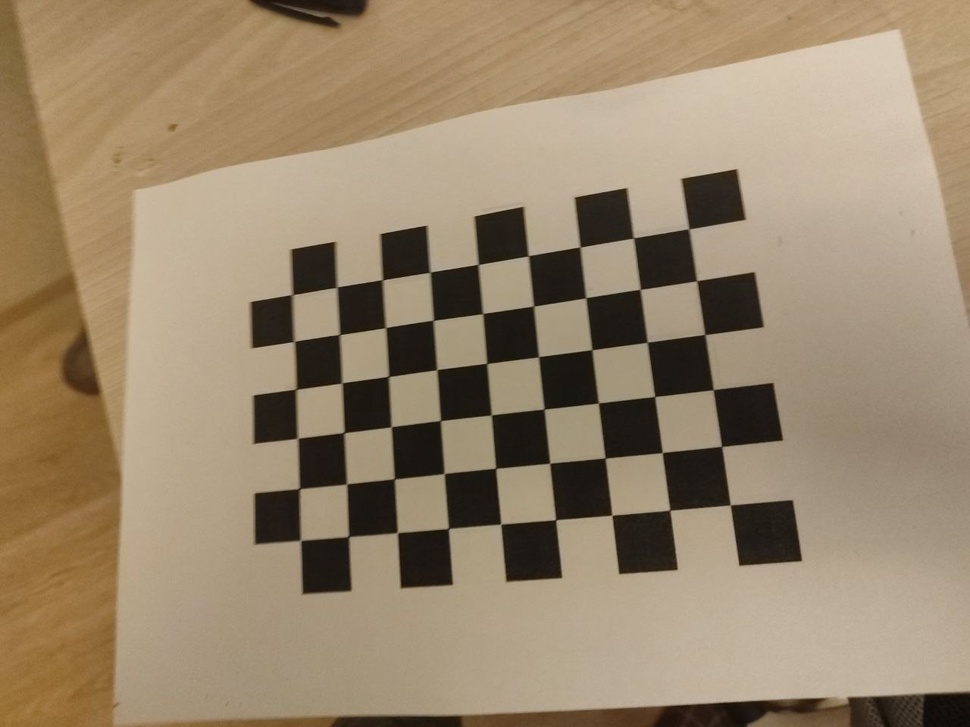
#> input picture sandbox/chess_photo/photo_10_2025-12-10_20-26-01.jpg, 970 x 727 px, shrunk from 1280 x 960 before the run
$ python -i camera_calibration_strategy.py   (imports and definitions only)
#> lines starting #> are read from the running program, lines starting #| are printed output that depends on the picture
#> further down, picture is the input picture: shape (727, 970, 3); mean B, G, R 107.9, 133.6, 152.2
from logging import getLogger

import numpy as np
import cv2
import os

from analysis.analysis_config import Config


class CameraCalibrationStrategy:
    """Стратегия калибровки камеры с использованием шахматной доски"""

    def __init__(self):
        self._logger = getLogger(type(self).__name__)
        self._NUM_IMAGES = 20

        self._chessboard_size = (9, 6)
        self._square_size = 0.02

        self._obj_points = np.zeros((self._chessboard_size[0] * self._chessboard_size[1], 3), np.float32)
        self._obj_points[:, :2] = np.mgrid[0:self._chessboard_size[0], 0:self._chessboard_size[1]].T.reshape(-1, 2)
        self._obj_points *= self._square_size

        self._criteria = (cv2.TERM_CRITERIA_EPS + cv2.TERM_CRITERIA_MAX_ITER, 30, 0.001)

        self._all_obj_points = []
        self._all_img_points = []
        self._image_size = None
        self._captured_count = 0

        self._camera_matrix = None
        self._dist_coeffs = None
        self.is_calibrated = False

        self._filename = 'camera_calibration.npz'

        self.prev_frame = None
        self.change_threshold = 0.15

        self.enable_change_detection = True

    def __call__(self, frame: np.ndarray) -> np.ndarray:
        """
        Обрабатывает кадр с учетом изменений относительно предыдущего кадра.
        """
        if self.is_calibrated:
            return frame

        self._image_size = (frame.shape[1], frame.shape[0])
#> self._image_size = (970, 727)

        if not self._should_process_frame(frame):
            return frame

        self._process_frame(frame)

        self.prev_frame = frame
        return frame

    def _should_process_frame(self, frame: np.ndarray) -> bool:
        """
        Определяет, нужно ли обрабатывать текущий кадр.
        """
        if self.prev_frame is None:
            return True

        if not self.enable_change_detection:
            return True

        change_percentage = self._calculate_frame_change(self.prev_frame, frame)

        return change_percentage > self.change_threshold

    # [22 lines left out: function _calculate_frame_change, not called in this run]

    def _process_frame(self, frame: np.ndarray):
        """
        Основная обработка кадра: поиск шахматной доски и сохранение данных.
        """
        gray = cv2.cvtColor(frame, cv2.COLOR_BGR2GRAY)
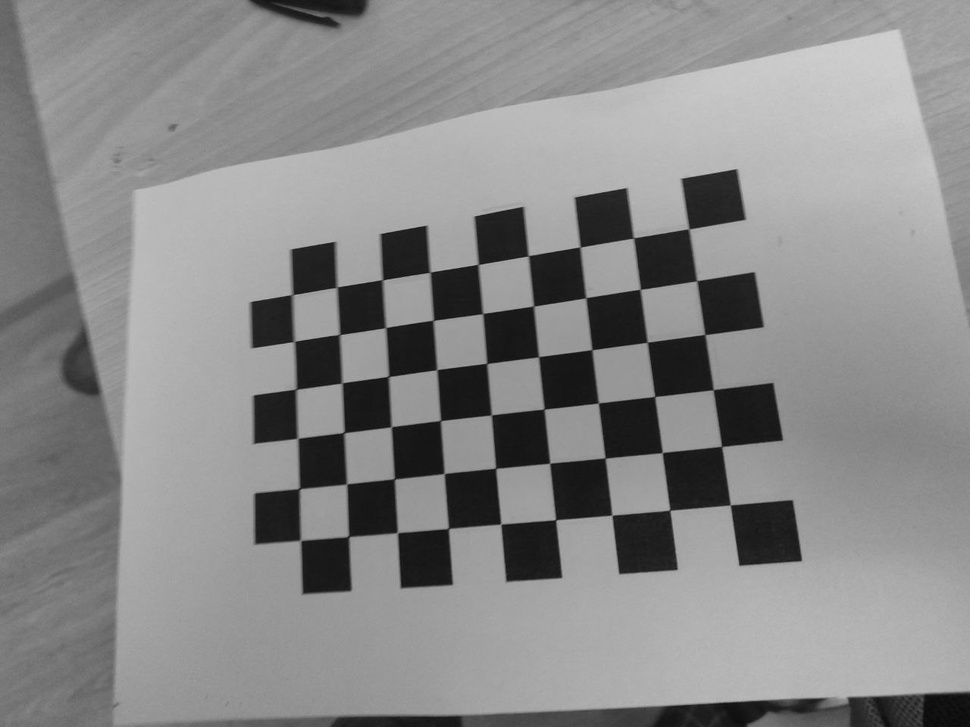
#> gray: shape (727, 970); min 9, max 211, mean 136.3

        found, corners = cv2.findChessboardCorners(
            gray,
            self._chessboard_size,
            cv2.CALIB_CB_ADAPTIVE_THRESH +
            cv2.CALIB_CB_NORMALIZE_IMAGE +
            cv2.CALIB_CB_FAST_CHECK
        )
#> found = True; corners = 54 rows, first 8: [730.1, 505], [669.5, 509.8], [611.9, 515.1], [555.5, 520.1], [501.8, 523], [447.9, 528.2], [397.5, 532.5], [347.4, 535.3]

        if found:
            corners_refined = cv2.cornerSubPix(
                gray,
                corners,
                (11, 11),
                (-1, -1),
                self._criteria
            )
#> corners_refined = 54 rows, first 8: [730.3, 504.9], [669.8, 510.2], [611.8, 515.2], [555.6, 519.7], [500.8, 524.1], [448.4, 528.5], [397.4, 532.6], [348.6, 536.6]

            self._all_obj_points.append(self._obj_points)
            self._all_img_points.append(corners_refined)
            self._captured_count += 1


            if self._captured_count >= self._NUM_IMAGES and not self.is_calibrated:
                self._calibrate()

    # [49 lines left out: functions _calibrate, _save_calibration, reset, not called in this run]

>>> import cv2
>>> picture = cv2.imread('../../sandbox/chess_photo/photo_10_2025-12-10_20-26-01.jpg')
>>> result = CameraCalibrationStrategy()(picture)

$ run again, on sandbox/chess_photo/photo_11_2025-12-10_20-26-01.jpg
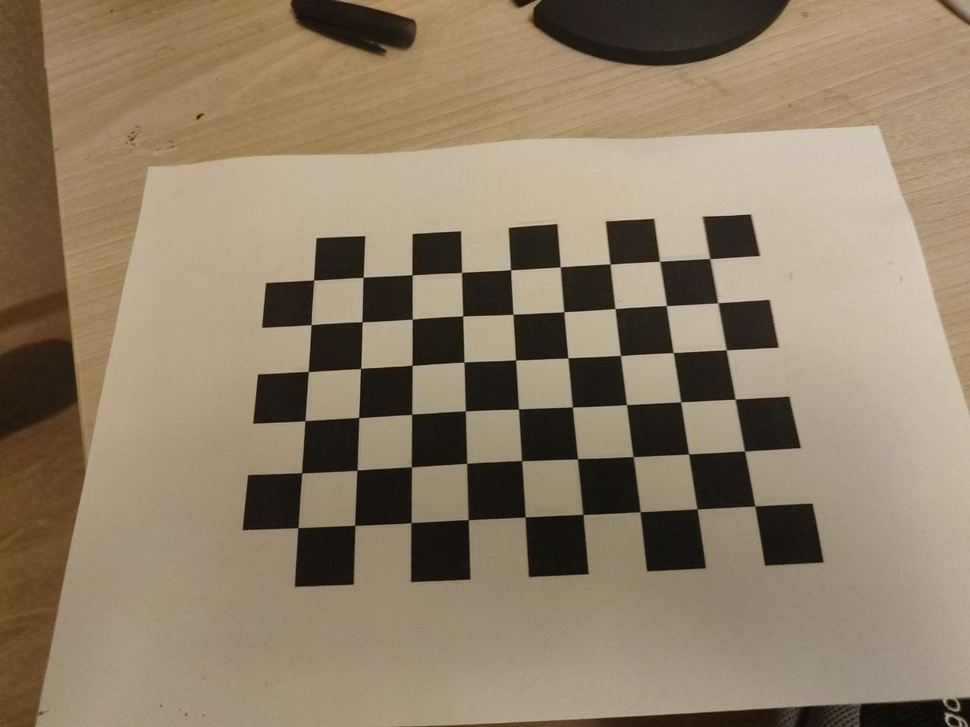
#> input picture sandbox/chess_photo/photo_11_2025-12-10_20-26-01.jpg, 970 x 727 px, shrunk from 1280 x 960 before the run
#> picture is the input picture: shape (727, 970, 3); mean B, G, R 103.3, 126.4, 143.1
#> in _process_frame, `gray = cv2.cvtColor(frame, cv2.COLOR_BGR2GRAY)`:
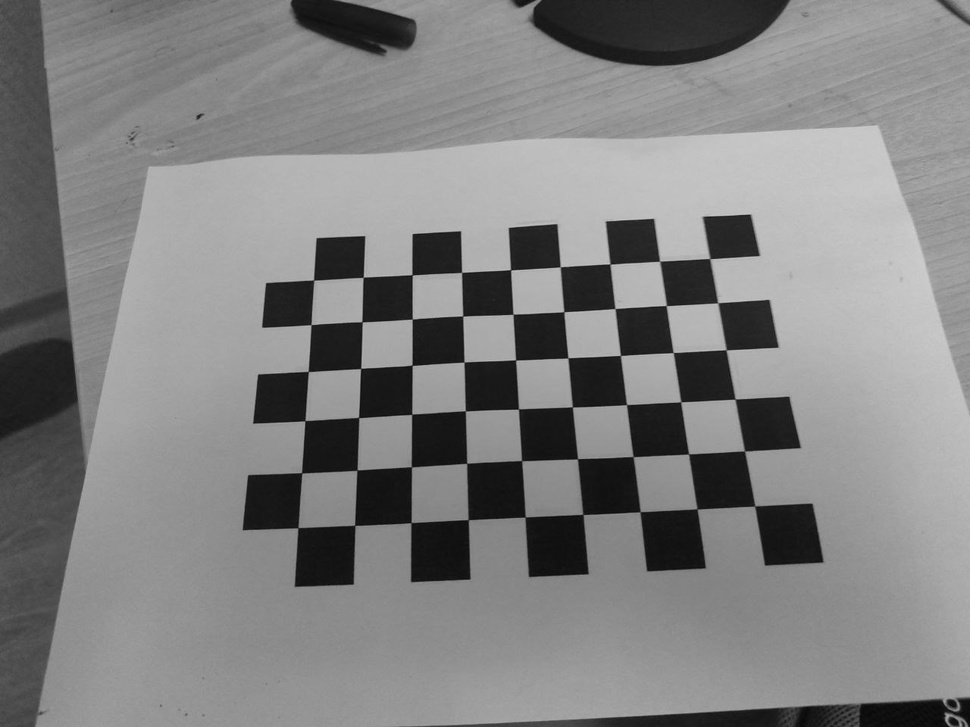
#> gray: shape (727, 970); min 7, max 208, mean 128.7
#> found = True; corners = 54 rows, first 8: [755.3, 505.6], [696.7, 508.5], [639.9, 511.6], [583, 514.4], [525.4, 516.8], [468, 519.8], [411, 522.5], [354.6, 525.3]
#> corners_refined = 54 rows, first 8: [754.7, 506], [697.1, 508.9], [640.1, 511.7], [582.9, 514.4], [525.1, 517], [468.2, 519.7], [411, 522.6], [354.7, 525.4]

$ run again, on sandbox/chess_photo/photo_12_2025-12-10_20-26-01.jpg
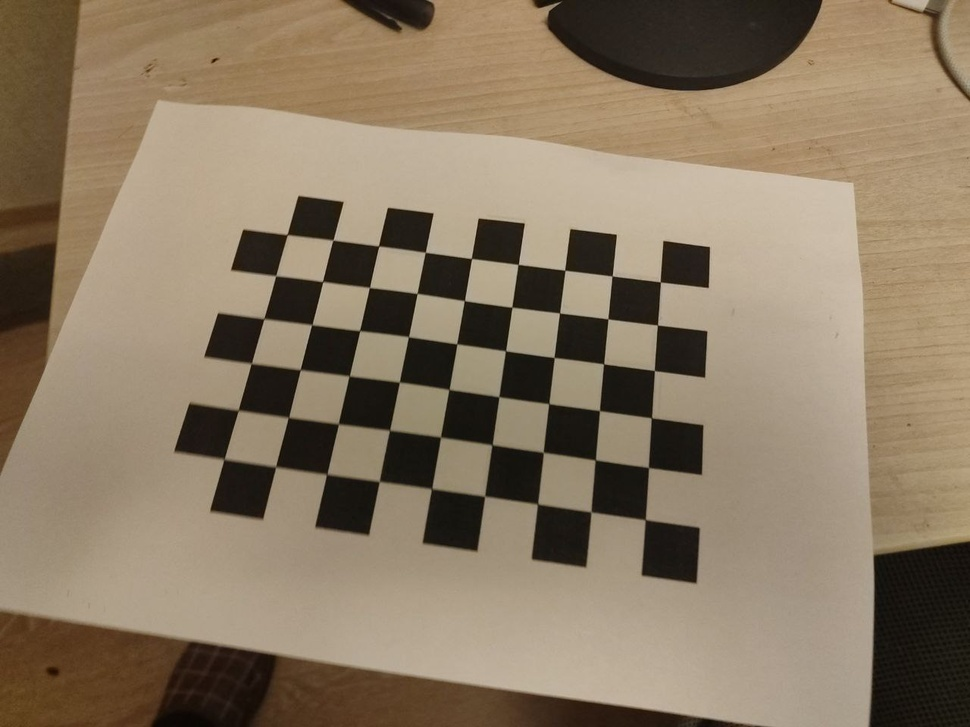
#> input picture sandbox/chess_photo/photo_12_2025-12-10_20-26-01.jpg, 970 x 727 px, shrunk from 1280 x 960 before the run
#> picture is the input picture: shape (727, 970, 3); mean B, G, R 99.1, 121.2, 137.9
#> in _process_frame, `gray = cv2.cvtColor(frame, cv2.COLOR_BGR2GRAY)`:
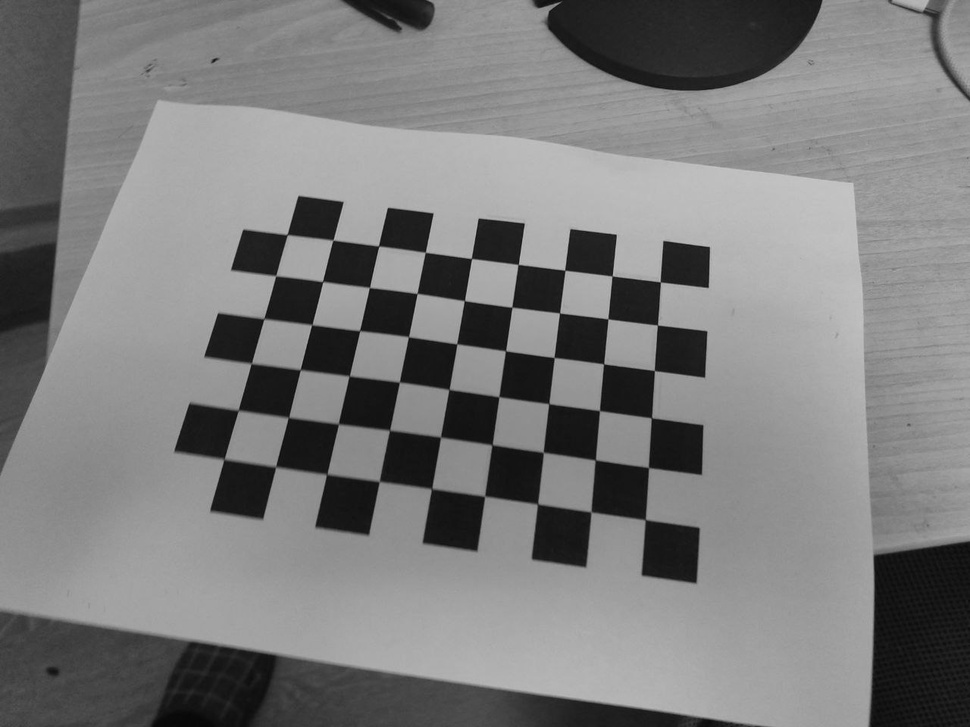
#> gray: shape (727, 970); min 7, max 200, mean 123.7
#> found = True; corners = 54 rows, first 8: [645.6, 519.5], [590.2, 510.8], [537.6, 504.2], [484.7, 496.2], [431.4, 488.6], [378.6, 482.6], [326.5, 474], [275.8, 467.1]
#> corners_refined = 54 rows, first 8: [645.3, 519.6], [591, 511.9], [537.5, 503.9], [484.6, 496.1], [431.6, 488.6], [379.3, 481.4], [326.7, 474.2], [275.6, 466.8]

$ run again, on sandbox/chess_photo/photo_13_2025-12-10_20-26-01.jpg
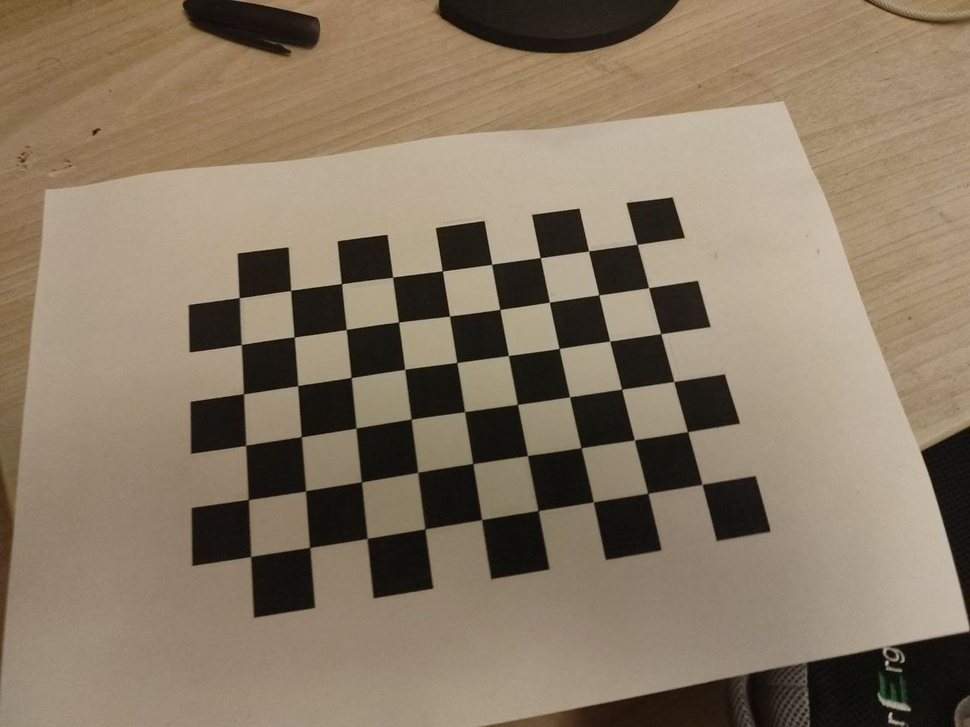
#> input picture sandbox/chess_photo/photo_13_2025-12-10_20-26-01.jpg, 970 x 727 px, shrunk from 1280 x 960 before the run
#> picture is the input picture: shape (727, 970, 3); mean B, G, R 100.6, 120.6, 136.1
#> in _process_frame, `gray = cv2.cvtColor(frame, cv2.COLOR_BGR2GRAY)`:
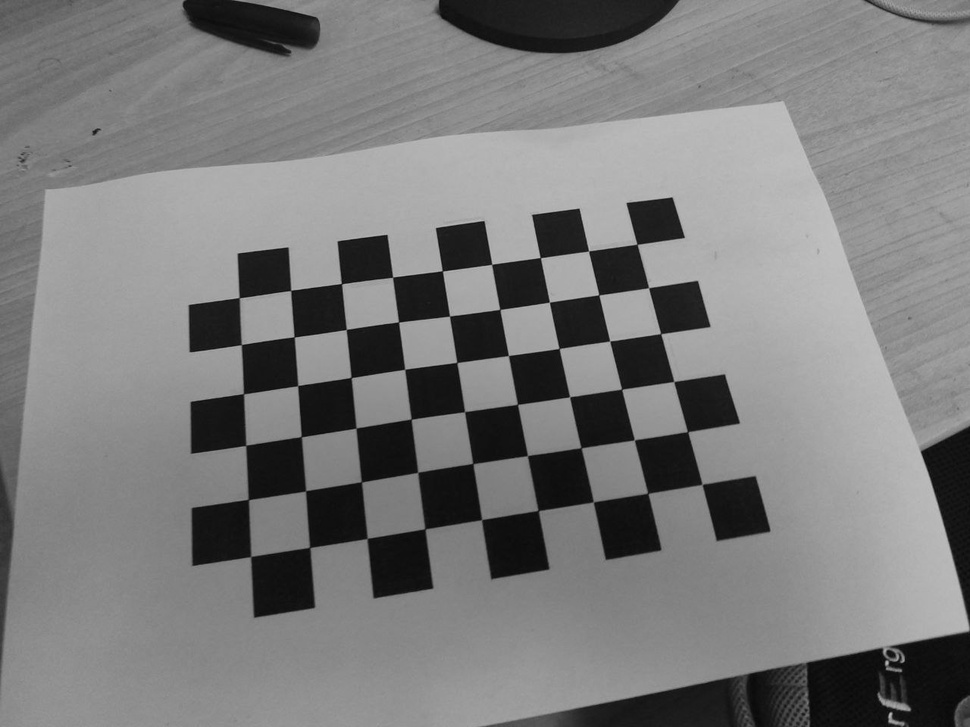
#> gray: shape (727, 970); min 5, max 197, mean 123
#> found = True; corners = 54 rows, first 8: [702, 484.4], [647.5, 493.5], [593.4, 502.2], [537.5, 511.1], [481.2, 519.4], [424.9, 528.8], [368.1, 538.6], [308.2, 547.7]
#> corners_refined = 54 rows, first 8: [702.1, 484.3], [647.8, 493.3], [593.3, 501.9], [538.2, 510.5], [481.6, 519.6], [424.9, 528.8], [367.1, 538.4], [309.7, 547.4]
